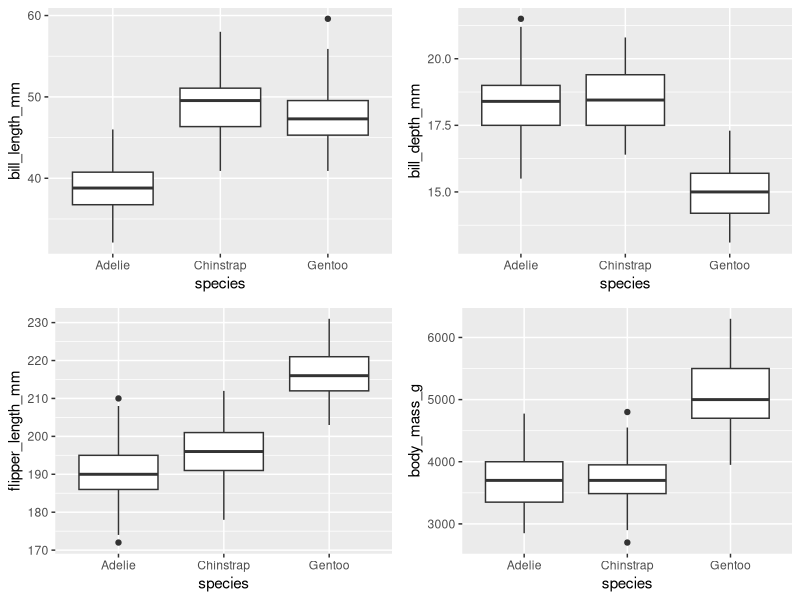

Source code (R):
library(tidyverse)
waste <- read.table("johnson_wichern_data/T6-1.dat",
                    col.names = c("bod_1", "ss_1", "bod_2", "ss_2"))
diff <- waste %>% 
  mutate(bod = bod_1-bod_2,
         ss = ss_1 - ss_2) %>% 
  select(bod, ss)
colMeans(diff)
cov(diff)

n <- dim(diff)[1]
p <- dim(diff)[2]
test_stat <- n %*% t(colMeans(diff)) %*% solve(cov(diff)) %*% colMeans(diff)
test_stat

crit_value <- p*(n-1)/(n-p)*qf(0.05,2, 9, lower.tail = F)
crit_value
test_stat > crit_value


#####################################################
?manova
## lets use penguins dataset
library(palmerpenguins)
library(gridExtra)
data("penguins")
head(penguins)

box_bl <- ggplot(penguins, aes(x = species, y = bill_length_mm)) +
  geom_boxplot() 
box_bd <- ggplot(penguins, aes(x = species, y = bill_depth_mm)) +
  geom_boxplot() 
box_fl <- ggplot(penguins, aes(x = species, y = flipper_length_mm)) +
  geom_boxplot() 
box_bm <- ggplot(penguins, aes(x = species, y = body_mass_g)) +
  geom_boxplot() 
grid.arrange(box_bl, box_bd, box_fl, box_bm, ncol = 2, nrow = 2)

mano <- manova(cbind(bill_depth_mm, bill_length_mm, flipper_length_mm, body_mass_g) ~ species, data = penguins)
summary(mano)

mano <- manova(cbind(bill_depth_mm, bill_length_mm, flipper_length_mm, body_mass_g) ~ species, data = penguins)
summary(mano, test = "Wilks")

